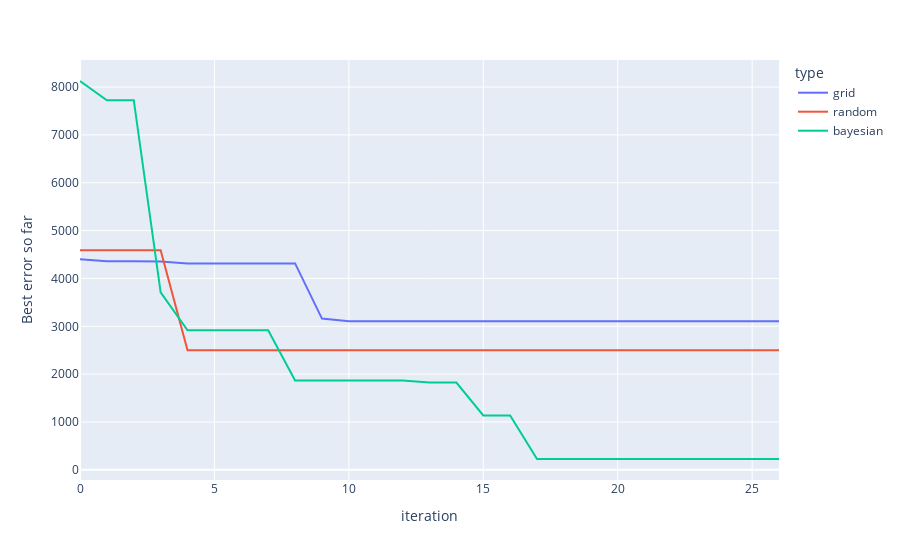

The code cell stored with this chart in its notebook:
### Markdown cell above
Let's compare how each optimization algorithm did as a function of the number of
iterations. The faster the error goes down, the better.

### Code cell
grid_df["type"] = "grid"
random_df["type"] = "random"
bayes_df["type"] = "bayesian"
df = pd.concat([grid_df, random_df, bayes_df], axis=0)
px.line(df, x=df.index, y="best_so_far", color="type").update_layout(
    xaxis_title="iteration",
    yaxis_title="Best error so far",
)

### Figure 1 — Plotly figure (JSON) as saved in the notebook; plotly's stock layout.template omitted (floating-point values rounded to 4 significant figures)
{"data": [{"hovertemplate": "type=grid<br>index=%{x}<br>best_so_far=%{y}<extra></extra>", "legendgroup": "grid", "line": {"color": "#636efa", "dash": "solid"}, "marker": {"symbol": "circle"}, "mode": "lines", "name": "grid", "orientation": "v", "showlegend": true, "type": "scatter", "x": [0, 1, 2, 3, 4, 5, 6, 7, 8, 9, 10, 11, 12, 13, 14, 15, 16, 17, 18, 19, 20, 21, 22, 23, 24, 25, 26], "xaxis": "x", "y": [4403, 4360, 4360, 4354, 4314, 4314, 4314, 4314, 4314, 3161, 3107, 3107, 3107, 3107, 3107, 3107, 3107, 3107, 3107, 3107, 3107, 3107, 3107, 3107, 3107, 3107, 3107], "yaxis": "y"}, {"hovertemplate": "type=random<br>index=%{x}<br>best_so_far=%{y}<extra></extra>", "legendgroup": "random", "line": {"color": "#EF553B", "dash": "solid"}, "marker": {"symbol": "circle"}, "mode": "lines", "name": "random", "orientation": "v", "showlegend": true, "type": "scatter", "x": [0, 1, 2, 3, 4, 5, 6, 7, 8, 9, 10, 11, 12, 13, 14, 15, 16, 17, 18, 19, 20, 21, 22, 23, 24, 25, 26], "xaxis": "x", "y": [4590, 4590, 4590, 4590, 2501, 2501, 2501, 2501, 2501, 2501, 2501, 2501, 2501, 2501, 2501, 2501, 2501, 2501, 2501, 2501, 2501, 2501, 2501, 2501, 2501, 2501, 2501], "yaxis": "y"}, {"hovertemplate": "type=bayesian<br>index=%{x}<br>best_so_far=%{y}<extra></extra>", "legendgroup": "bayesian", "line": {"color": "#00cc96", "dash": "solid"}, "marker": {"symbol": "circle"}, "mode": "lines", "name": "bayesian", "orientation": "v", "showlegend": true, "type": "scatter", "x": [0, 1, 2, 3, 4, 5, 6, 7, 8, 9, 10, 11, 12, 13, 14, 15, 16, 17, 18, 19, 20, 21, 22, 23, 24, 25, 26], "xaxis": "x", "y": [8126, 7725, 7725, 3708, 2915, 2915, 2915, 2915, 1868, 1868, 1868, 1868, 1868, 1824, 1824, 1138, 1138, 227, 227, 227, 227, 227, 227, 227, 227, 227, 227], "yaxis": "y"}], "layout": {"legend": {"title": {"text": "type"}, "tracegroupgap": 0}, "margin": {"t": 60}, "xaxis": {"anchor": "y", "domain": [0, 1], "title": {"text": "iteration"}}, "yaxis": {"anchor": "x", "domain": [0, 1], "title": {"text": "Best error so far"}}}}
